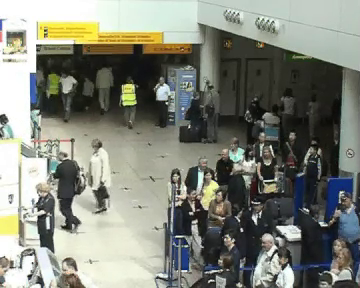
#> input picture frame 29 of clases/Cap08_Segmentación/Notebook/secuencia_color.mov, 360 x 288 px, given in place of roller-coaster.mp4, which was not available
$ jupyter execute --allow-errors EL442_opencv-and-python.ipynb   (older library calls are emulated)   (text cells are left out)
#> lines starting #> are read from the running program, lines starting #| are printed output that depends on the picture; after the words box and inside, x2 and y2 are one past the last pixel; in counts of white or black regions, pixels touching at a corner belong together; pictures that were not available may be replaced by others from this repository, and a replacement may not be noted
[cell 1]
import cv2

# Load
image_path = 'examples/images/rabbit.jpg'
image = cv2.imread(image_path)

# Save copy as png
image_copy_path = 'examples/images/rabbit-copy.png'
cv2.imwrite(image_copy_path, image)

# Load copy
image_copy = cv2.imread(image_copy_path)

# Show
cv2.imshow('Original', image)
cv2.imshow('Copy', image_copy)
cv2.waitKey(0)
cv2.destroyAllWindows()

[cell 2]
# Ejercicio 1

[cell 3]
import cv2
import numpy
import os

# Make an array of 120,000 random bytes.
random_byte_array = bytearray(os.urandom(120000))
flat_numpy_array = numpy.array(random_byte_array)

# Convert the array to make a 400x300 grayscale image.
gray_image = flat_numpy_array.reshape(300, 400)
cv2.imshow('Random gray', gray_image)
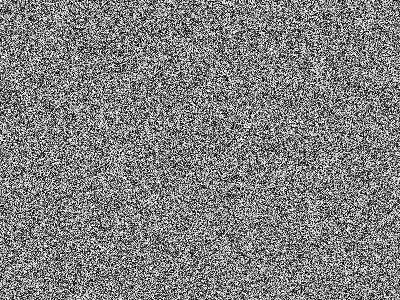
#> window 'Random gray': shape (300, 400); min 0, max 255, mean 127.6

# Convert the array to make a 400x100 color image.
bgr_image = flat_numpy_array.reshape(100, 400, 3)
cv2.imshow('Random color', bgr_image)
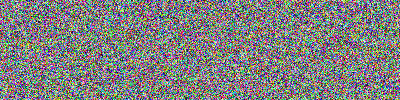
#> window 'Random color': shape (100, 400, 3); mean B, G, R 127.4, 127.9, 127.6

cv2.waitKey(0)
cv2.destroyAllWindows()

[cell 4]
import numpy as np
import cv2

video_file = 'examples/videos/roller-coaster.mp4'
cap = cv2.VideoCapture(video_file)

while (cap.isOpened()):
    # Capture frame-by-frame
    ret, frame = cap.read()
#> frame is the input picture: shape (288, 360, 3); mean B, G, R 120.9, 131.7, 128.8

    if ret == True:
        # Operations on the frame
        gray = cv2.cvtColor(frame, cv2.COLOR_BGR2GRAY)
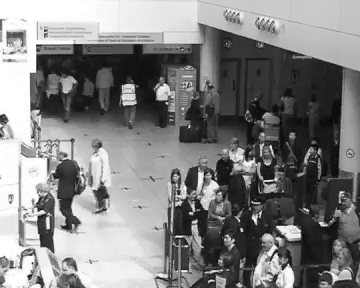
#> gray: shape (288, 360); min 0, max 255, mean 129.6

        # Display the resulting frame
        cv2.imshow('frame', gray)

        # Exit?
        if cv2.waitKey(1) & 0xFF == ord('q'):
#> (key q is pressed here)
            break
    else:
        break

cap.release()
cv2.destroyAllWindows()

[cell 5]
import os
import cv2
import webbrowser

video_file = 'examples/videos/roller-coaster.mp4'
output_file = 'examples/videos/roller-coaster-gray.mp4'

if not os.path.exists(video_file):
    print(f"❌ Error: El video no existe en '{video_file}'")
else:
    cap = cv2.VideoCapture(video_file)

    if not cap.isOpened():
        print("❌ Error: OpenCV no pudo abrir el archivo de video.")
    else:
        frame_width = int(cap.get(cv2.CAP_PROP_FRAME_WIDTH))
        frame_height = int(cap.get(cv2.CAP_PROP_FRAME_HEIGHT))
        fps = cap.get(cv2.CAP_PROP_FPS)
        fps = fps if fps > 0 else 30

        # Códec estándar MP4
        fourcc = cv2.VideoWriter_fourcc(*'mp4v')
        out = cv2.VideoWriter(output_file, fourcc, fps, (frame_width, frame_height))

        print("⏳ Procesando fotogramas... Por favor, espera.")

        while cap.isOpened():
            ret, frame = cap.read()
            if not ret:
                break

            # Operación: Convertir a escala de grises
            gray_frame = cv2.cvtColor(frame, cv2.COLOR_BGR2GRAY)
            gray_3_channels = cv2.cvtColor(gray_frame, cv2.COLOR_GRAY2BGR)

            out.write(gray_3_channels)

        cap.release()
        out.release()
        print("✅ ¡Procesamiento completo!")

        # Abre el video automáticamente en una pestaña de tu navegador
        print("🌐 Abriendo el video en el navegador web...")
        webbrowser.open(os.path.abspath(output_file))

[cell 6]
import os
import cv2
import webbrowser

video_file = 'examples/videos/roller-coaster.mp4'
output_file = 'examples/videos/roller-coaster-fps.mp4'

if not os.path.exists(video_file):
    print(f"❌ Error: El video no existe en '{video_file}'")
else:
    cap = cv2.VideoCapture(video_file)

    if not cap.isOpened():
        print("❌ Error: OpenCV no pudo abrir el archivo de video.")
    else:
        # Configuración de propiedades de fuentes y texto
        font = cv2.FONT_HERSHEY_SIMPLEX
        font_scale = 1
        color = (255, 255, 255)  # Blanco en formato BGR
        thickness = 2            # Un grosor de 2 hace el texto más legible

        # Compatibilidad de propiedades según la versión de OpenCV
        if cv2.__version__.startswith('2.4'):
            height_prop = cv2.cv.CV_CAP_PROP_FRAME_HEIGHT
            width_prop = cv2.cv.CV_CAP_PROP_FRAME_WIDTH
            fps_prop = cv2.cv.CV_CAP_PROP_FPS
        else:
            height_prop = cv2.CAP_PROP_FRAME_HEIGHT
            width_prop = cv2.CAP_PROP_FRAME_WIDTH
            fps_prop = cv2.CAP_PROP_FPS

        # Obtener dimensiones y FPS originales del video
        frame_width = int(cap.get(width_prop))
        frame_height = int(cap.get(height_prop))
        fps_value = cap.get(fps_prop)
        fps_value = fps_value if fps_value > 0 else 30

        # Configurar el escritor de video para MP4 tradicional (códec mp4v para compatibilidad local)
        fourcc = cv2.VideoWriter_fourcc(*'mp4v')
        out = cv2.VideoWriter(output_file, fourcc, fps_value, (frame_width, frame_height))

        print("⏳ Insertando texto de FPS y procesando video... Por favor, espera.")

        while cap.isOpened():
            ret, frame = cap.read()
            if not ret:
                break

            # Posición dinámica del texto basada en la altura del frame
            position = (50, frame_height - 50)

            # Formatear el texto de los FPS
            fps_text = "{0:.2f}".format(fps_value)
            text = f"FPS: {fps_text}"

            # Dibujar el texto sobre el frame original
            cv2.putText(frame, text, position, font, font_scale, color, thickness)

            # Escribir el fotograma procesado en el archivo de salida
            out.write(frame)

        # Liberar los recursos de captura y escritura
        cap.release()
        out.release()
        print("✅ ¡Procesamiento completo!")

        # Abrir el video automáticamente en una pestaña de tu navegador web
        print("🌐 Abriendo el archivo resultante en el navegador...")
        webbrowser.open(os.path.abspath(output_file))

[cell 7]
# Ejercicio 2

[cell 8]
import numpy as np
import cv2

webcam_id = 0
cap = cv2.VideoCapture(webcam_id)

while(cap.isOpened()):
    # Capture frame-by-frame
    ret, frame = cap.read()
    if ret == True:
        # Operations on the frame
        v_frame = cv2.flip(frame, 1)
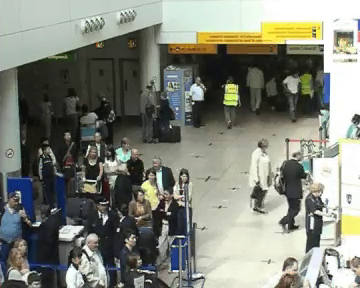
#> v_frame: shape (288, 360, 3); mean B, G, R 120.9, 131.7, 128.8
        h_frame = cv2.flip(frame, 0)
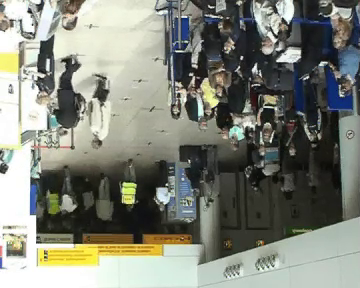
#> h_frame: shape (288, 360, 3); mean B, G, R 120.9, 131.7, 128.8

        # Display
        cv2.imshow("Original", frame)
        cv2.imshow("Vertical flip", v_frame)
        cv2.imshow("Horizontal flip", h_frame)

        # Exit?
        if cv2.waitKey(1) & 0xFF == ord('q'):
#> (key q is pressed here)
            break
    else:
        break

# Release everything if job is finished
cap.release()
cv2.destroyAllWindows()

[cell 9]
import cv2
import numpy as np

image_file = 'examples/images/rabbit.jpg'
img = cv2.imread(image_file)

kernel = np.ones((3, 3), np.float32) / 9
#> (the rest of this cell did not finish here and is left out)

[cell 10]
# Ejercicio 3

[cell 11]
import cv2

# Load image
image_path = 'examples/images/sunset.jpg'
image = cv2.imread(image_path)

# Blur
k = 5
#> (the rest of this cell did not finish here and is left out)

[cell 12]
# Ejercicio 4

[cell 13]
import cv2
from IPython.display import display, Image
# Load image
image_path = 'examples/images/sunset.jpg'
image = cv2.imread(image_path)

# Gaussian blur
k = 5
sigma = 0
#> (the rest of this cell did not finish here and is left out)

[cell 14]
# Ejercicio 5

[cell 15]
import cv2

# Load image
image_path = 'images/taj-noise.jpg'
image = cv2.imread(image_path)

# Gaussian blur
k = 5
sigma = 1
#> (the rest of this cell did not finish here and is left out)

[cell 16]
# Ejercicio 6

[cell 17]
import cv2

# Load image
image_path = 'examples/images/salt_pepper_noise.png'
image = cv2.imread(image_path)

# Gaussian blur
k = 5
#> (the rest of this cell did not finish here and is left out)

[cell 18]
# Ejercicio 7

[cell 19]
import cv2
import numpy as np

# Load image
image = cv2.imread('examples/images/sudoku.jpg', cv2.IMREAD_GRAYSCALE)

# Sobel
k = 3
#> (the rest of this cell did not finish here and is left out)

[cell 20]
# Ejercicio 8

[cell 21]
import cv2
import numpy as np

webcam_id = 0
cap = cv2.VideoCapture(webcam_id)

# Cany edge detector thresholds
threshold_one = 50
threshold_two = 150
aperture_size = 3

while(cap.isOpened()):
    # Capture frame-by-frame
    ret, frame = cap.read()
    if ret == True:
        # Operations on the frame
        edges = cv2.Canny(frame, threshold_one, threshold_two, aperture_size)
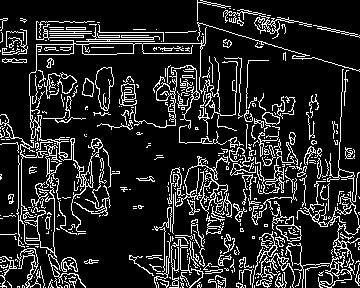
#> edges: shape (288, 360); 15% white in thin lines or dots

        # Display
        cv2.imshow("Original", frame)
        cv2.imshow("Canny edge detection", edges)

        # Exit?
        if cv2.waitKey(1) & 0xFF == ord('q'):
#> (key q is pressed here)
            break
    else:
        break

# Release everything if job is finished
cap.release()
cv2.destroyAllWindows()

[cell 22]
# Ejercicio 9

[cell 23]
import cv2
import numpy as np
from matplotlib import pyplot as plt

# Load
image_path = 'examples/images/rabbit.jpg'
image = cv2.imread(image_path, cv2.IMREAD_GRAYSCALE)

# Show image
cv2.imshow('Image', image)
cv2.waitKey(0)

# Histogram
hist = cv2.calcHist([image], channels=[0], mask=None, histSize=[256], ranges=[0,255])
#> hist = 256 values from 0 to 0

# Plot
plt.plot(hist)
#> (this line was passed over: IPython is not available in this run)
plt.xlim([0, 255])
#> (this line was passed over: IPython is not available in this run)
plt.show()

cv2.destroyAllWindows()

[cell 24]
# Ejercicio 10

[cell 25]
import cv2
from matplotlib import pyplot as plt

# 1. Cargar la imagen en escala de grises
image_path = 'examples/images/rabbit.jpg'
image = cv2.imread(image_path, cv2.IMREAD_GRAYSCALE)

# Verificar que la imagen se cargó correctamente
#> (the rest of this cell did not finish here and is left out)

[cell 26]
import cv2
import numpy as np
from matplotlib import pyplot as plt

img = cv2.imread('examples/images/hobbiton.jpg', 0)
#> (the rest of this cell did not finish here and is left out)

[cell 27]
# Ejercicio 11

[cell 28]
import cv2
import sys

# Load XML classifieres
cas_path = 'examples/haarcascade/haarcascade_frontalface_default.xml'
face_cascade = cv2.CascadeClassifier(cas_path)

# Webcam
webcam_id = 0
video_capture = cv2.VideoCapture(webcam_id)

# Detect multi-scale flags
if cv2.__version__.startswith('2.4'):
    dmf_flag = cv2.cv.CV_HAAR_SCALE_IMAGE
else:
    dmf_flag = cv2.CASCADE_SCALE_IMAGE

while True:
    # Capture frame-by-frame
    ret, frame = video_capture.read()

    # Gray image
    gray_image = cv2.cvtColor(frame, cv2.COLOR_BGR2GRAY)

    # Detect faces
    faces = face_cascade.detectMultiScale(
        gray_image,
        scaleFactor=1.1,
        minNeighbors=5,
        minSize=(30, 30),
        flags=dmf_flag
    )
#> faces = ()

    # Draw a rectangle around the faces
    for (x, y, w, h) in faces:
        cv2.rectangle(frame, (x, y), (x+w, y+h), (0, 255, 0), 2)
#> this loop made 0 passes

    # Display the resulting frame
    cv2.imshow('Video', frame)

    if cv2.waitKey(1) & 0xFF == ord('q'):
#> (key q is pressed here)
        break

# When everything is done, release the capture
video_capture.release()
cv2.destroyAllWindows()

[cell 29]
import cv2
import sys

# Load XML classifieres
cas_path = 'examples/haarcascade/haarcascade_frontalface_default.xml'
eye_path = 'examples/haarcascade/haarcascade_eye.xml'
face_cascade = cv2.CascadeClassifier(cas_path)
eye_cascade = cv2.CascadeClassifier(eye_path)

# Webcam
webcam_id = 0
video_capture = cv2.VideoCapture(webcam_id)

# Detect multi-scale flags
if cv2.__version__.startswith('2.4'):
    dmf_flag = cv2.cv.CV_HAAR_SCALE_IMAGE
else:
    dmf_flag = cv2.CASCADE_SCALE_IMAGE
#> dmf_flag = 2

while True:
    # Capture frame-by-frame
    ret, frame = video_capture.read()

    # Gray image
    gray_image = cv2.cvtColor(frame, cv2.COLOR_BGR2GRAY)

    # Detect faces
    faces = face_cascade.detectMultiScale(
        gray_image,
        scaleFactor=1.1,
        minNeighbors=5,
        minSize=(30, 30),
        flags=dmf_flag
    )

    # Draw a rectangle around the faces
    for (x, y, w, h) in faces:
        cv2.rectangle(frame, (x,y), (x+w,y+h), (255,0,0), 2)

        # Detect eyes
        roi_gray = frame[y:y+h, x:x+w]
        roi_color = frame[y:y+h, x:x+w]
        eyes = eye_cascade.detectMultiScale(roi_gray)

        # Draw a rectangle around the eyes
        for (ex,ey,ew,eh) in eyes:
            cv2.rectangle(roi_color, (ex,ey), (ex+ew,ey+eh), (0,255,0), 2)

    # Display the resulting frame
    cv2.imshow('Video', frame)

    if cv2.waitKey(1) & 0xFF == ord('q'):
#> (key q is pressed here)
        break

# When everything is done, release the capture
video_capture.release()
cv2.destroyAllWindows()

[cell 30]
import cv2
import numpy as np

# Webcam
webcam_id = 0
cap = cv2.VideoCapture(webcam_id)

while True:
    _, frame = cap.read()

    # Convert BGR to HSV
    hsv = cv2.cvtColor(frame, cv2.COLOR_BGR2HSV)
#> hsv: shape (288, 360, 3); mean H, S, V 49.3, 40.4, 134.9

    # Define range in HSV
    lower_color = np.array([85, 50, 50])
    upper_color =  np.array([145, 255, 255])

    # Mask: threshold the HSV image to get only defined colors
    mask = cv2.inRange(hsv, lower_color, upper_color)
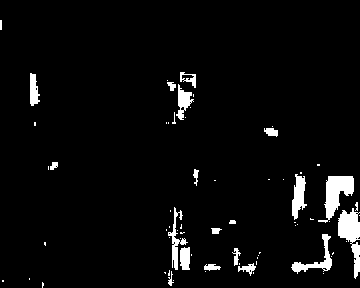
#> mask: shape (288, 360); 4.2% white; 69 white regions (49 under 20 px), largest, box (x1, y1, x2, y2) and area: (318, 176, 354, 223) 784, (338, 208, 360, 279) 783, (291, 234, 332, 274) 414

    # Bitwise-AND mask and original image
    res = cv2.bitwise_and(frame, frame, mask=mask)
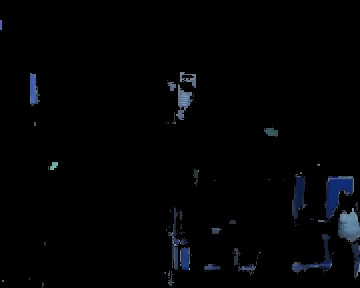
#> res: shape (288, 360, 3); mean B, G, R 4.3, 3, 2.3

    # Show
    cv2.imshow('Frame', frame)
    cv2.imshow('Mask', mask)
    cv2.imshow('Color', res)

    # Exit?
    if cv2.waitKey(1) & 0xFF == ord('q'):
#> (key q is pressed here)
        break

cv2.destroyAllWindows()
cap.release()

[cell 31]
# Ejercicio 12

[cell 32]
import cv2
import numpy as np

filename = 'images/taj-noise.jpg'
img = cv2.imread(filename)

# RGB -> Grayscale
#> (the rest of this cell did not finish here and is left out)

[cell 33]
# Ejercicio 13

[cell 34]
import numpy as np
import cv2
from matplotlib import pyplot as plt

# Load image
path = 'examples/images/bratislava_castle.jpg'
img = cv2.imread(path, cv2.IMREAD_GRAYSCALE)

# Initiate ORB detector
if cv2.__version__.startswith('2.4'):
    orb = cv2.ORB()
else:
    orb = cv2.ORB_create()

# Find the keypoints and descriptors with ORB
kp, des = orb.detectAndCompute(img, None)
#> kp = (); des = None

# Draw only keypoints location, not size and orientation
#> (the rest of this cell did not finish here and is left out)

[cell 35]
# Ejercicio 14

[cell 36]
# Ejercicio 15

[cell 37]
import numpy as np
import cv2
import matplotlib.pyplot as plt

def drawMatches(img1, kp1, img2, kp2, matches):
    """
    My own implementation of cv2.drawMatches as OpenCV 2.4.9
    does not have this function available but it's supported in
    OpenCV 3.0.0

    This function takes in two images with their associated
    keypoints, as well as a list of DMatch data structure (matches)
    that contains which keypoints matched in which images.

    An image will be produced where a montage is shown with
    the first image followed by the second image beside it.

    Keypoints are delineated with circles, while lines are connected
    between matching keypoints.

    img1,img2 - Grayscale images
    kp1,kp2 - Detected list of keypoints through any of the OpenCV keypoint
              detection algorithms
    matches - A list of matches of corresponding keypoints through any
              OpenCV keypoint matching algorithm
    """

    # Create a new output image that concatenates the two images together
    # (a.k.a) a montage
    rows1 = img1.shape[0]
    cols1 = img1.shape[1]
    rows2 = img2.shape[0]
    cols2 = img2.shape[1]

    out = np.zeros((max([rows1,rows2]),cols1+cols2,3), dtype='uint8')

    # Place the first image to the left
    out[:rows1,:cols1] = np.dstack([img1, img1, img1])

    # Place the next image to the right of it
    out[:rows2,cols1:] = np.dstack([img2, img2, img2])

    # For each pair of points we have between both images
    # draw circles, then connect a line between them
    for mat in matches:

        # Get the matching keypoints for each of the images
        img1_idx = mat.queryIdx
        img2_idx = mat.trainIdx

        # x - columns
        # y - rows
        (x1,y1) = kp1[img1_idx].pt
        (x2,y2) = kp2[img2_idx].pt

        # Draw a small circle at both co-ordinates
        # radius 4
        # colour blue
        # thickness = 1
        cv2.circle(out, (int(x1),int(y1)), 4, (255, 0, 0), 1)
        cv2.circle(out, (int(x2)+cols1,int(y2)), 4, (255, 0, 0), 1)

        # Draw a line in between the two points
        # thickness = 1
        # colour blue
        cv2.line(out, (int(x1),int(y1)), (int(x2)+cols1,int(y2)), (255, 0, 0), 1)


    # Show the image
    cv2.imshow('Matched Features', out)
    cv2.waitKey(0)
    cv2.destroyWindow('Matched Features')

    # Also return the image if you'd like a copy
    return out

# Query image
img1 = cv2.imread('examples/images/r2d2.jpg', 0)
# Train image
img2 = cv2.imread('examples/images/starwars.jpg', 0)

# Initiate ORB detector
if cv2.__version__.startswith('2.4'):
    orb = cv2.ORB()
else:
    orb = cv2.ORB_create()

# Find the keypoints and descriptors with ORB
kp1, des1 = orb.detectAndCompute(img1,None)
#> kp1 = (); des1 = None
kp2, des2 = orb.detectAndCompute(img2,None)
#> kp2 = (); des2 = None

# create BFMatcher object
bf = cv2.BFMatcher(cv2.NORM_HAMMING, crossCheck=True)

# Match descriptors.
matches = bf.match(des1, des2)
#> matches = ()

# Sort them in ascending order of their distances so that best
# matches (with low distance) come to front
matches = sorted(matches, key = lambda x:x.distance)
#> matches = []

# Then we draw only first 10 matches (Just for sake of visibility
#> (the rest of this cell did not finish here and is left out)


[cell 38]
# Ejercicio 16

[cell 39]
import cv2
import numpy as np
import matplotlib.pyplot as plt

# 1. Configurar datos de entrenamiento (25 puntos bidimensionales)
trainData = np.random.randint(0, 100, (25, 2)).astype(np.float32)

# 2. Etiquetas: 0 para Rojo (Triángulos), 1 para Azul (Cuadrados)
responses = np.random.randint(0, 2, (25, 1)).astype(np.float32)

# 3. Graficar familias conocidas (Usando argumentos clave obligatorios)
red = trainData[responses.ravel() == 0]
plt.scatter(red[:, 0], red[:, 1], s=80, c='r', marker='^', label='Clase 0 (Rojo)')
#> (this line was passed over: IPython is not available in this run)

blue = trainData[responses.ravel() == 1]
plt.scatter(blue[:, 0], blue[:, 1], s=80, c='b', marker='s', label='Clase 1 (Azul)')
#> (this line was passed over: IPython is not available in this run)

# 4. Generar y graficar el nuevo punto (Verde)
newcomer = np.random.randint(0, 100, (1, 2)).astype(np.float32)
plt.scatter(newcomer[:, 0], newcomer[:, 1], s=120, c='g', marker='o', label='Nuevo Objeto')
#> (this line was passed over: IPython is not available in this run)


# 5. Clasificación K-NN (K = 5)
knn = cv2.ml.KNearest_create()
knn.train(trainData, cv2.ml.ROW_SAMPLE, responses)
ret, results, neighbours, dist = knn.findNearest(newcomer, k=5)
#> ret = 1; results = [1]; neighbours = [[1, 0, 0, 1, 1]]; dist = [[85, 109, 353, 389, 629]]

# 6. Mostrar resultados en consola (Corregido)
print(f"Resultado de la predicción (Clase): {results.ravel()[0]}")
#| Resultado de la predicción (Clase): 1.0
print(f"Etiquetas de los {len(neighbours[0])} vecinos más cercanos: {neighbours.ravel()}")
#| Etiquetas de los 5 vecinos más cercanos: [1. 0. 0. 1. 1.]
print(f"Distancias al cuadrado a esos vecinos: {dist.ravel()}")
#| Distancias al cuadrado a esos vecinos: [ 85. 109. 353. 389. 629.]

# 7. Desplegar gráfico con leyenda
plt.title("Clasificación K-NN con OpenCV")
#> (this line was passed over: IPython is not available in this run)
plt.xlabel("Eje X")
#> (this line was passed over: IPython is not available in this run)
plt.ylabel("Eje Y")
plt.legend()
plt.grid(True, alpha=0.3)
plt.show()

$ run again, starting later in the video
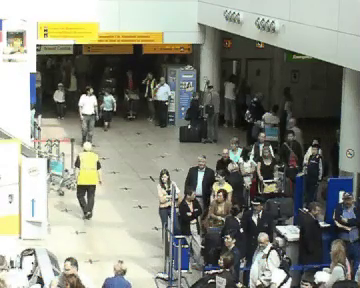
#> input picture frame 134 of clases/Cap08_Segmentación/Notebook/secuencia_color.mov, 360 x 288 px, given in place of roller-coaster.mp4, which was not available
#> frame is the input picture: shape (288, 360, 3); mean B, G, R 127.6, 138.9, 136.6
#> `edges = cv2.Canny(frame, threshold_one, threshold_two, aperture_size)`:
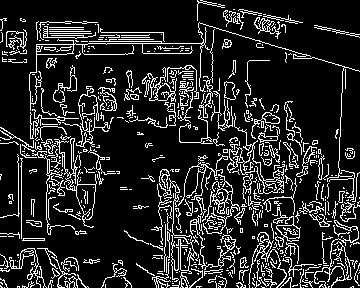
#> edges: shape (288, 360); 15.1% white in thin lines or dots
#> hist = 256 values from 0 to 0
#> faces = ()
#> dmf_flag = 2
#> hsv: shape (288, 360, 3); mean H, S, V 48, 40.1, 142.4
#> mask: shape (288, 360); 4.5% white; 91 white regions (68 under 20 px), largest, box (x1, y1, x2, y2) and area: (324, 176, 360, 226) 1036, (286, 232, 332, 274) 526, (292, 174, 306, 224) 392
#> `res = cv2.bitwise_and(frame, frame, mask=mask)`:
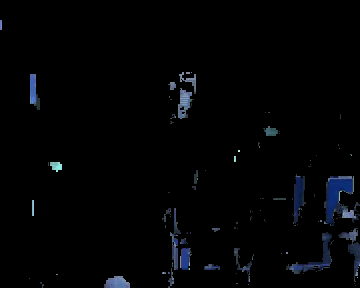
#> res: shape (288, 360, 3); mean B, G, R 4.8, 3.3, 2.5
#> kp = (); des = None
#> kp1 = (); des1 = None
#> kp2 = (); des2 = None
#> `matches = bf.match(des1, des2)`: matches = ()
#> `matches = sorted(matches, key = lambda x:x.distance)`: matches = []
#> ret = 1; results = [1]; neighbours = [[1, 0, 0, 1, 1]]; dist = [[85, 109, 353, 389, 629]]
#| Resultado de la predicción (Clase): 1.0
#| Etiquetas de los 5 vecinos más cercanos: [1. 0. 0. 1. 1.]
#| Distancias al cuadrado a esos vecinos: [ 85. 109. 353. 389. 629.]

$ run again, starting later in the video
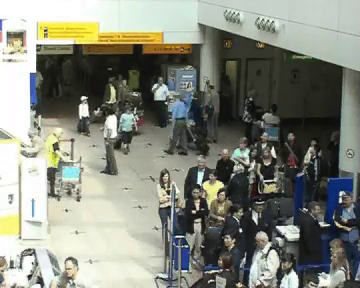
#> input picture frame 239 of clases/Cap08_Segmentación/Notebook/secuencia_color.mov, 360 x 288 px, given in place of roller-coaster.mp4, which was not available
#> frame is the input picture: shape (288, 360, 3); mean B, G, R 124.4, 135.5, 132.9
#> `edges = cv2.Canny(frame, threshold_one, threshold_two, aperture_size)`:
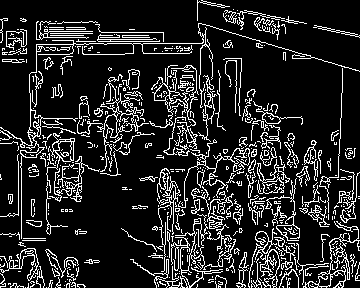
#> edges: shape (288, 360); 15% white in thin lines or dots
#> hist = 256 values from 0 to 0
#> faces = ()
#> dmf_flag = 2
#> hsv: shape (288, 360, 3); mean H, S, V 49.2, 40.6, 138.8
#> mask: shape (288, 360); 4.5% white; 84 white regions (64 under 20 px), largest, box (x1, y1, x2, y2) and area: (324, 174, 360, 228) 1025, (295, 233, 334, 274) 495, (168, 92, 196, 123) 457
#> `res = cv2.bitwise_and(frame, frame, mask=mask)`:
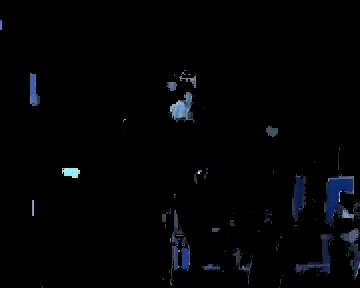
#> res: shape (288, 360, 3); mean B, G, R 4.6, 3.2, 2.4
#> kp = (); des = None
#> kp1 = (); des1 = None
#> kp2 = (); des2 = None
#> `matches = bf.match(des1, des2)`: matches = ()
#> `matches = sorted(matches, key = lambda x:x.distance)`: matches = []
#> ret = 1; results = [1]; neighbours = [[1, 0, 0, 1, 1]]; dist = [[85, 109, 353, 389, 629]]
#| Resultado de la predicción (Clase): 1.0
#| Etiquetas de los 5 vecinos más cercanos: [1. 0. 0. 1. 1.]
#| Distancias al cuadrado a esos vecinos: [ 85. 109. 353. 389. 629.]
